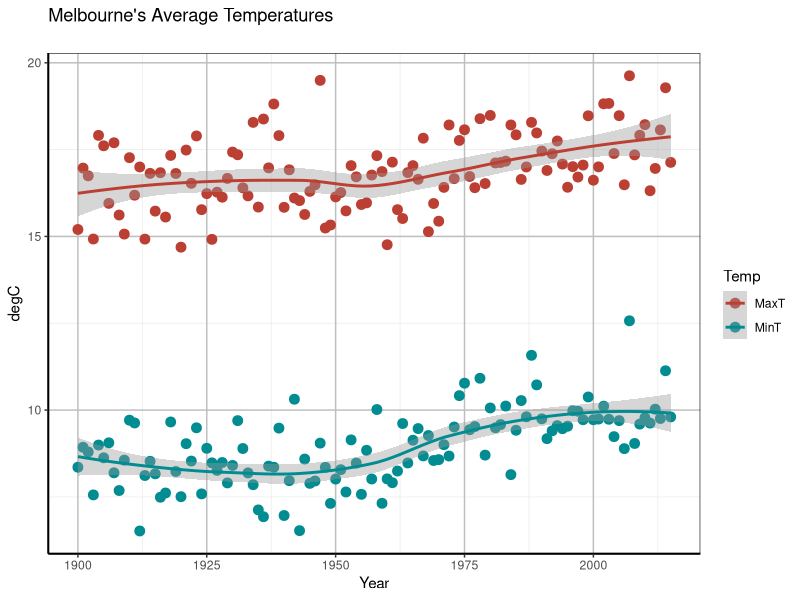

Write R code to recreate this figure.

library(tidyverse)
library(reshape2)


data2 <- read.csv("data/melbourne.csv", as.is=TRUE, header=TRUE)
data2 <- na.omit(data2)

max.temp <- select(data2, everything())%>%
  #filter(Month == 2)%>%
        filter(Month %in% c(5)) %>%
        filter(Year >=1900 & Year <= 2019)%>%
  group_by(Year)%>%
  summarize(MaxT = mean(Max), MinT = mean(Min))

tall.temp <- gather(data=max.temp,key=Temp,value=Degree,na.rm=FALSE,MaxT,MinT)

# To tidy up and remove reshape2----------------------------------
#tall.temp2 <- gather(max.temp, Year)

plot <- ggplot(tall.temp, aes(Year,Degree, col=Temp)) + 
        geom_point(size=3) + 
        geom_smooth(method=loess) + 
        ggtitle("Melbourne's Average Temperatures\n") +
        scale_color_hue(l=45) +
        ylab("degC") 

plot <- plot + theme_bw()

plot <- plot + theme(panel.grid.major = element_line(size = 0.5, color = "grey"), axis.line = element_line(size = 0.7, color = "black"))    
plot
  